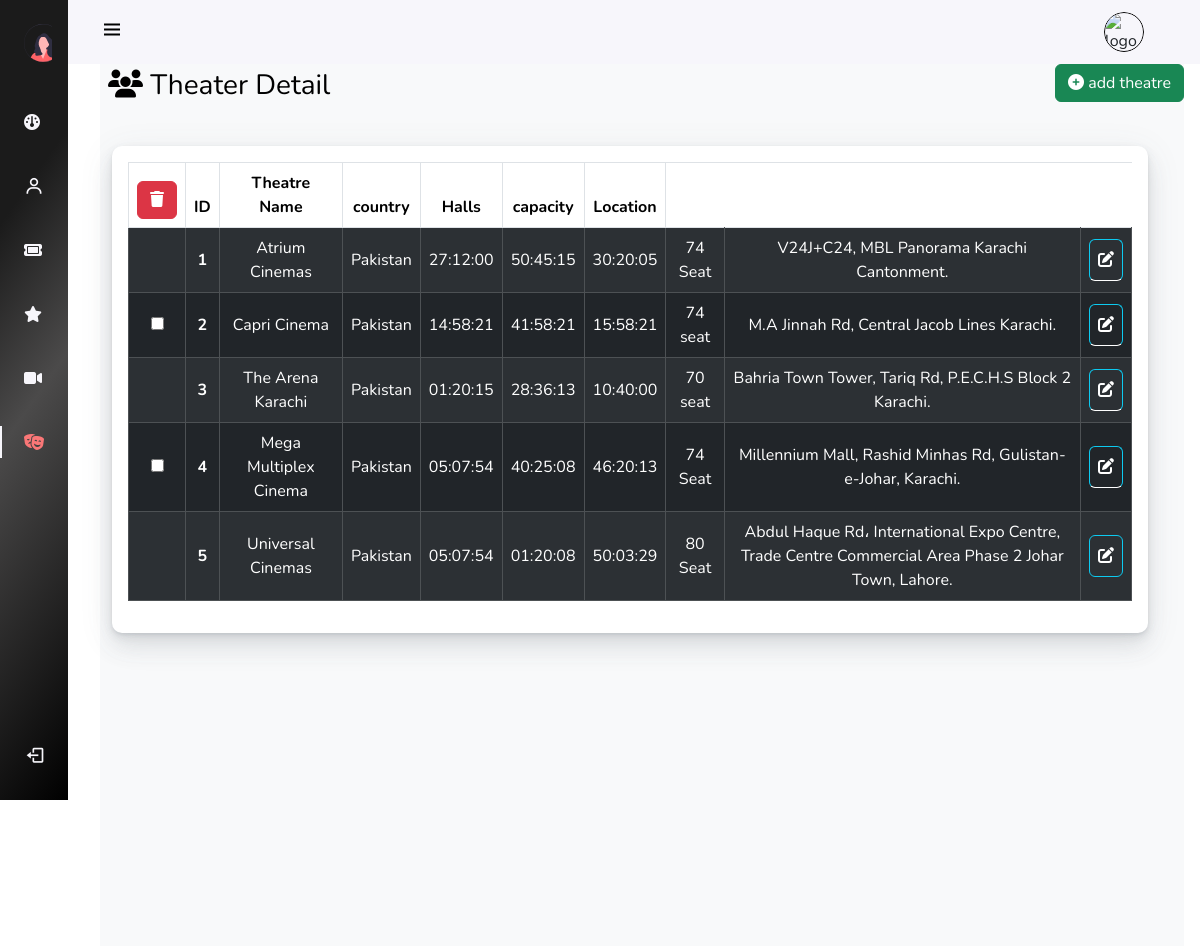
The page /AdminPanel/Pages/Theaters.php on the database its author committed.
### tables this page shows
CREATE TABLE `theatre` (
  `theater_id` int(11) NOT NULL,
  `theater-title` varchar(255) NOT NULL,
  `country` varchar(255) NOT NULL,
  `Hall-1` time NOT NULL,
  `Hall-2` time NOT NULL,
  `Hall-3` time NOT NULL,
  `capacity` varchar(74) NOT NULL,
  `Location` varchar(255) NOT NULL
);

### AdminPanel/Pages/Theaters.php (the view, shortened to what this page needs)
<?php
include("scripts.php");
include("Config.php");
?>
<!DOCTYPE html>
<html lang="en">
<head>
    <link rel="stylesheet" href="../assets/css/bootstrap-5.0.2-dist/css/bootstrap.min.css">
    <link rel="stylesheet" href="../assets/css/instyle.css">
    <link rel="stylesheet" href="https://cdnjs.cloudflare.com/ajax/libs/font-awesome/6.3.0/css/all.min.css">
</head>
<body id="body-pd">
    <header class="header" id="header">
        <div class="header_toggle"> <i class='bx bx-menu' id="header-toggle"></i> </div>
        <div class="d-flex" >
                <div class="header_img ms-auto mx-4"> <img class="img-fluid" src="../assets/images/uploads/<?php echo $_SESSION['picture'] ;?> "
                style="width:40px;height:40px;border:1px solid black;border-radius:50px;"  alt="logo"> </div>
             </div>
      </header>
    <div class="l-navbar" id="nav-bar">
        <nav class="nav">
            <div>
                 <a href="#" class="nav_logo"> <img src="../assets/images/adminlogo.svg" alt="">  <span class="nav_logo-name">Admin &nbsp;Panel </span> </a>
                <div class="nav_list">
                    <a href="../index.php" class="nav_link  "> <i class="fa-solid fa-gauge"></i>
                     </a>
                     <a href="../Pages/Users.php" class="nav_link "> <i class='bx bx-user nav_icon'></i>
                    <span class="nav_name ">Users</span> </a>
                    <a href="../Pages/booking.php" class="nav_link  " > <i class="fa-solid fa-ticket"></i> <span class="nav_name">bookings</span> </a>
                    <a href="../Pages/reviews.php" class="nav_link"> <i class="fa-solid fa-star"></i><span class="nav_name">reviews</span> </a>
                    <a href="../Pages/Movies.php" class="nav_link"> <i class="fa-solid fa-video"></i> <span class="nav_name">movies</span> </a>
                    <a href="../Pages/Theaters.php" class="nav_link active"><i class="fa-solid fa-masks-theater"></i> <span class="nav_name">theatre</span> </a>
                    </div>
              </div>
                       <a href="#" class="nav_link">
                <form action="logout.php" method="POST">
                <button class="btn btn-transparent m-0 p-0" type="submit" name="Signout">
                    <i class='bx bx-log-out nav_icon'></i> <span class="nav_name">SignOut</span>
                 </a>
          </nav>
    </div>
    <div class="height-100 bg-light main-container ">
<div class="user-l d-flex ">
<a href="#" class="user-head"> <i class="fa-solid fa-users"></i> <span class="nav_name">Theater Detail</span> </a>
<div class="ms-auto">
            <a href="form2.php#theatre"   class="btn btn-success " >
            <i class="fa-solid fa-circle-plus"></i>  add theatre
            </a>
       </div>
</div><br>
    <div class="height-100 bg-light main-container">
    <div class="page-content page-container" id="page-content">
    <div class="padding">
        <div class="row container d-flex justify-content-center">
   <div class="col-lg-12 grid-margin stretch-card">
              <div class="card">
                <div class="card-body">
                  <div class="table-responsive">
                    <form action="delete.php" method="POST" >
                    <table class="table table-striped table-bordered table-hover align-middle text-center">
                      <thead>
                        <tr>
                          <th>
                          <button type="submit" name="del_theatre_data" class="btn btn-danger "><i class="fa-solid fa-trash"></i> </button>
                          </th>
                          <th>ID</th>
                          <th>Theatre Name</th>
                          <th>country</th>
                          <th  class="text-center">Halls</th>
                          <th>capacity</th>
                          <th>Location</th>
                        </tr>
                      </thead>
                      <tbody class="table table-dark table-striped">
                        <?php
          $data = mysqli_query($conn,"SELECT * from theatre");
          while ($theater_data = mysqli_fetch_array($data)){
            ?>
            <tr>
              <td>
                <input type="checkbox" name="delTheater[]" value="<?php echo $theater_data['theater_id'] ?>" >
              </td>
              <th><?php echo $theater_data["theater_id"] ?></th>
              <td><?php echo $theater_data["theater-title"] ?></td>
              <td><?php echo $theater_data["country"] ?></td>
              <td><?php echo $theater_data["Hall-1"] ?></td>
              <td><?php echo $theater_data["Hall-2"] ?></td>
              <td><?php echo $theater_data["Hall-3"] ?></td>
              <td><?php echo $theater_data["capacity"] ?></td>
              <td><?php echo $theater_data["Location"] ?></td>
              <td  rowspan=1>
                 <a href="form.php?Tid=<?php echo  $theater_data["theater_id"] ?>"
               class="text-white text-decoration-none btn btn-info"> <i class="fa-solid fa-pen-to-square"></i>
              </a>
            </tr>
        <?php  } ?>
        </tbody>
                    </table>
        </form>
                  </div>
                </div>
              </div>
            </div>
            </div>
              </div>
            </div>
     </div>

### AdminPanel/Pages/scripts.php (shortened to what this page needs)
<!DOCTYPE html>
<html lang="en">
<head>
    <link rel="stylesheet" href="https://cdnjs.cloudflare.com/ajax/libs/font-awesome/6.3.0/css/all.min.css" />    <link rel="stylesheet" href="https://cdn.jsdelivr.net/npm/boxicons@latest/css/boxicons.min.css">
    <link rel="stylesheet" href="https://cdn.jsdelivr.net/npm/bootstrap@5.0.0-beta1/dist/css/bootstrap.min.css">
</head>
<body>
</body>
</html>

### AdminPanel/assets/css/instyle.css (style rules this page uses)
:root { --header-height: 3rem;--nav-width: 68px; --first-color: #E46568; --first-color-light: #AFA5D9; --white-color: #F7F6FB; --body-font: 'Nunito', sans-serif; --gradient:linear-gradient(125deg,#5D48A6,#94378C,#CD2671); --normal-font-size: 1rem;--z-fixed: 100 }
body { position: relative; margin: var(--header-height) 0 0 0; padding: 0 1rem; font-family: var(--body-font); font-size: var(--normal-font-size); transition: .5s }
a { text-decoration: none }
.header { width: 100%; height: var(--header-height); position: fixed;top: 0; left: 0; display: flex; align-items: center; justify-content: space-between; padding: 0 1rem; background-color: var(--white-color); z-index: var(--z-fixed); transition: .5s }
.header_toggle { color: black; font-size: 1.5rem; cursor: pointer }
.header_img { width: 35px; height: 35px; display: flex; justify-content: center; border-radius: 50%; overflow: hidden }
.header_img img { width: 40px; }
.l-navbar { position: fixed; top: 0;left: -30%; width: var(--nav-width); height: 100vh; background:linear-gradient(125deg,rgb(27, 27, 27) 25%,rgb(75, 74, 74) 50%,black) 100%; padding: .5rem 1rem 0 0; transition: .5s; z-index: var(--z-fixed) }
.nav { height: 100%; display: flex;flex-direction: column; justify-content: space-between; overflow: hidden }
.nav_logo, .nav_link { display: grid; grid-template-columns: max-content max-content; align-items: center; column-gap: 1rem;padding: .5rem 0 .5rem 1.5rem }
.nav_logo { margin-bottom: 2rem }
.nav_link { position: relative;color: var(--white-color);margin-bottom: 1.5rem;transition: .3s }
.nav_icon { font-size: 1.25rem }
.active { color: rgb(250, 119, 119) }
.active::before { content: '';position: absolute;left: 0;width: 2px;height: 32px;background-color: var(--white-color) }
.height-100 { height:100vh }
@media screen and (min-width: 768px) { body { margin: calc(var(--header-height) + 1rem) 0 0 0;padding-left: calc(var(--nav-width) + 2rem) } }
@media screen and (min-width: 768px) { .header { height: calc(var(--header-height) + 1rem);padding: 0 2rem 0 calc(var(--nav-width) + 2rem) } }
@media screen and (min-width: 768px) { .header_img { width: 40px;height: 40px } }
@media screen and (min-width: 768px) { .header_img img { width: 45px } }
@media screen and (min-width: 768px) { .l-navbar { left: 0;padding: 1rem 1rem 0 0 } }
.card { background-color: #fff; border-radius: 10px; border: none; position: relative; margin-bottom: 30px; box-shadow: 0 0.46875rem 2.1875rem rgba(90,97,105,0.1), 0 0.9375rem 1.40625rem rgba(90,97,105,0.1), 0 0.25rem 0.53125rem rgba(90,97,105,0.12), 0 0.125rem 0.1875rem rgba(90,97,105,0.1); }
.user-l .user-head { text-decoration: none; color: black; font-size: 28px; margin-left: 8px; }

### rows shown on the page
theatre: theater_id "1", value "Atrium Cinemas", country "Pakistan", value "27:12:00", value "50:45:15", value "30:20:05", capacity "74 Seat", Location "V24J+C24, MBL Panorama Karachi Cantonment."
theatre: theater_id "2", value "Capri Cinema", country "Pakistan", value "14:58:21", value "41:58:21", value "15:58:21", capacity "74 seat", Location "M.A Jinnah Rd, Central Jacob Lines Karachi."
theatre: theater_id "3", value "The Arena Karachi", country "Pakistan", value "01:20:15", value "28:36:13", value "10:40:00", capacity "70 seat", Location "Bahria Town Tower, Tariq Rd, P.E.C.H.S Block 2 Karachi."
theatre: theater_id "4", value "Mega Multiplex Cinema", country "Pakistan", value "05:07:54", value "40:25:08", value "46:20:13", capacity "74 Seat", Location "Millennium Mall, Rashid Minhas Rd, Gulistan-e-Johar, Karachi."
theatre: theater_id "5", value "Universal Cinemas", country "Pakistan", value "05:07:54", value "01:20:08", value "50:03:29", capacity "80 Seat", Location "Abdul Haque Rd، International Expo Centre, Trade Centre Commercial Area Phase 2 Johar Town, Lahore."
